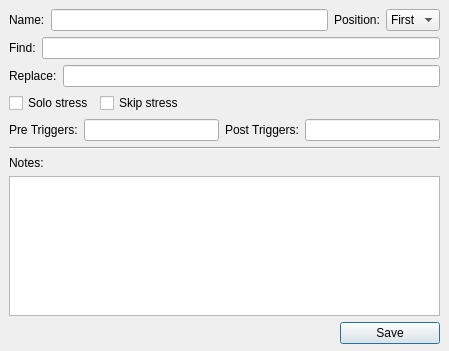
<?xml version="1.0" encoding="UTF-8"?>
<ui version="4.0">
 <class>Dialog</class>
 <widget class="QDialog" name="Dialog">
  <property name="geometry">
   <rect>
    <x>0</x>
    <y>0</y>
    <width>449</width>
    <height>351</height>
   </rect>
  </property>
  <property name="windowTitle">
   <string>Dialog</string>
  </property>
  <widget class="QWidget" name="verticalLayoutWidget">
   <property name="geometry">
    <rect>
     <x>9</x>
     <y>9</y>
     <width>431</width>
     <height>335</height>
    </rect>
   </property>
   <layout class="QVBoxLayout" name="verticalLayout">
    <item>
     <layout class="QHBoxLayout" name="horizontalLayout_4">
      <item>
       <widget class="QLabel" name="label_3">
        <property name="text">
         <string>Name:</string>
        </property>
       </widget>
      </item>
      <item>
       <widget class="QLineEdit" name="lineEdit_name"/>
      </item>
      <item>
       <widget class="QLabel" name="label_4">
        <property name="text">
         <string>Position:</string>
        </property>
       </widget>
      </item>
      <item>
       <widget class="QComboBox" name="comboBox">
        <item>
         <property name="text">
          <string>First</string>
         </property>
        </item>
        <item>
         <property name="text">
          <string>Last</string>
         </property>
        </item>
       </widget>
      </item>
     </layout>
    </item>
    <item>
     <layout class="QHBoxLayout" name="horizontalLayout">
      <item>
       <widget class="QLabel" name="label">
        <property name="text">
         <string>Find:</string>
        </property>
       </widget>
      </item>
      <item>
       <widget class="QLineEdit" name="lineEdit_old_list"/>
      </item>
     </layout>
    </item>
    <item>
     <layout class="QHBoxLayout" name="horizontalLayout_2">
      <item>
       <widget class="QLabel" name="label_2">
        <property name="text">
         <string>Replace:</string>
        </property>
       </widget>
      </item>
      <item>
       <widget class="QLineEdit" name="lineEdit_new_list"/>
      </item>
     </layout>
    </item>
    <item>
     <layout class="QHBoxLayout" name="horizontalLayout_5">
      <item>
       <widget class="QCheckBox" name="checkBox_solo">
        <property name="text">
         <string>Solo stress</string>
        </property>
       </widget>
      </item>
      <item>
       <widget class="QCheckBox" name="checkBox_skip">
        <property name="text">
         <string>Skip stress</string>
        </property>
       </widget>
      </item>
      <item>
       <spacer name="horizontalSpacer_2">
        <property name="orientation">
         <enum>Qt::Horizontal</enum>
        </property>
        <property name="sizeHint" stdset="0">
         <size>
          <width>40</width>
          <height>20</height>
         </size>
        </property>
       </spacer>
      </item>
     </layout>
    </item>
    <item>
     <layout class="QHBoxLayout" name="horizontalLayout_exceptions">
      <item>
       <widget class="QLabel" name="label_pre_ex">
        <property name="text">
         <string>Pre Triggers:</string>
        </property>
       </widget>
      </item>
      <item>
       <widget class="QLineEdit" name="lineEdit_pre_trigs"/>
      </item>
      <item>
       <widget class="QLabel" name="label_post_ex">
        <property name="text">
         <string>Post Triggers:</string>
        </property>
       </widget>
      </item>
      <item>
       <widget class="QLineEdit" name="lineEdit_post_trigs"/>
      </item>
     </layout>
    </item>
    <item>
     <widget class="Line" name="line">
      <property name="orientation">
       <enum>Qt::Horizontal</enum>
      </property>
     </widget>
    </item>
    <item>
     <widget class="QLabel" name="label_5">
      <property name="text">
       <string>Notes:</string>
      </property>
     </widget>
    </item>
    <item>
     <widget class="QTextEdit" name="textEdit_notes"/>
    </item>
    <item>
     <layout class="QHBoxLayout" name="horizontalLayout_3">
      <item>
       <spacer name="horizontalSpacer">
        <property name="orientation">
         <enum>Qt::Horizontal</enum>
        </property>
        <property name="sizeHint" stdset="0">
         <size>
          <width>40</width>
          <height>20</height>
         </size>
        </property>
       </spacer>
      </item>
      <item>
       <widget class="QPushButton" name="pushButton_save">
        <property name="minimumSize">
         <size>
          <width>100</width>
          <height>0</height>
         </size>
        </property>
        <property name="text">
         <string>Save</string>
        </property>
       </widget>
      </item>
     </layout>
    </item>
   </layout>
  </widget>
 </widget>
 <resources/>
 <connections/>
</ui>
